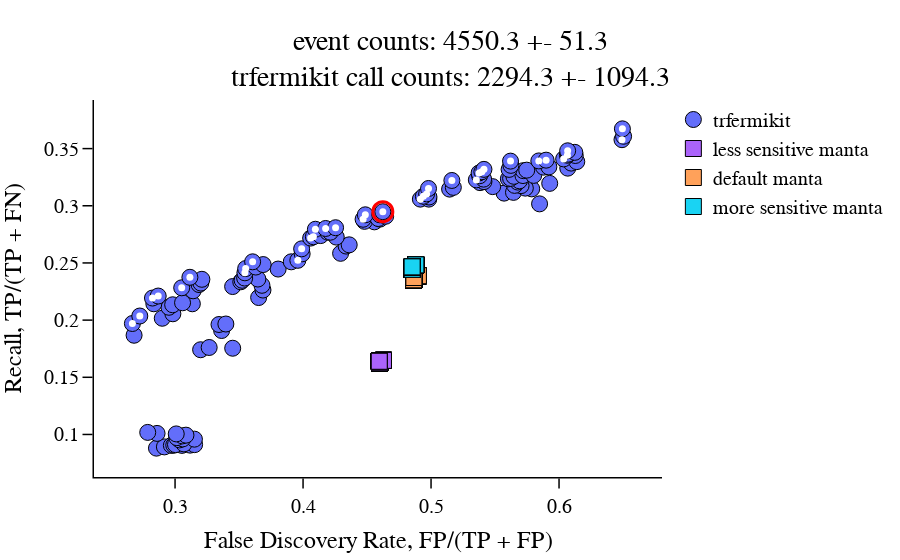

Here is the notebook cell this chart was saved with:
### Code cell
import plotly.graph_objects as go
import numpy as np 

def write(fig, sub_directory, filename, data=None): 
    directory = 'paper_figures/{}'.format(sub_directory)
    
    import os
    import pathlib
    if not os.path.exists(directory):
        pathlib.Path(directory).mkdir(parents=True, exist_ok=True)
    fig.write_image('{}/{}.pdf'.format(directory, filename))

    if data: 
        with open('{}/{}.json'.format(directory, filename), 'w') as data_file:
            json.dump(data, data_file)
    
def get_marker_core(symbol, size=16, color=None, linewidth=1, linecolor='black'): 
    return dict(
        symbol=symbol,
        line=dict(width=linewidth, color=linecolor),
        size=size,
        color=color
    )
   
def get_font(): 
    return dict(family='Arial', color='black', size=20)

def update_axes(fig, axis, text, linewidth=1.5): 
    update = { 
        'x': fig.update_xaxes,
        'y': fig.update_yaxes
    }
    
    update[axis]( 
        title=dict(text=text),
        showgrid=False,
        showline=True, 
        linewidth=linewidth, 
        linecolor='black',
        ticks='outside', 
        tickwidth=linewidth, 
        tickcolor='black', 
        ticklen=10,
    )

# https://stackoverflow.com/a/40239615/6674256 
# this is "is_pareto_efficient_simple"; "is_pareto_efficient_dumb" is buggy
def is_pareto_efficient(costs):
    """
    Find the pareto-efficient points
    :param costs: An (n_points, n_costs) numpy array
    :return: A (n_points, ) numpy boolean array, indicating whether each point is Pareto efficient
    """
    is_efficient = np.ones(costs.shape[0], dtype = bool)
    for i, cost in enumerate(costs):
        if is_efficient[i]:
            is_efficient[is_efficient] = np.any(costs[is_efficient]<cost, axis=1)  # Keep any point with a lower cost
            is_efficient[i] = True  # And keep self
    return is_efficient

def compute_pareto_front(trfermikit_FDRs, trfermikit_TPRs):
    return is_pareto_efficient(np.concatenate((
        1.0 - np.array(trfermikit_TPRs)[..., None],
        np.array(trfermikit_FDRs)[..., None]
    ), axis=1))

def compute_operating_point(trfermikit_FDRs, trfermikit_TPRs, svtype, regions): 
    _, manta_FDRs, _ = get_TPRs_FDRs_configs('manta', svtype, regions) 
    
    pareto_front_mask = compute_pareto_front(trfermikit_FDRs, trfermikit_TPRs)
    pareto_front_indices = np.argwhere(pareto_front_mask).flatten()
    
    trfermikit_FDRs = np.array(trfermikit_FDRs)
    trfermikit_TPRs = np.array(trfermikit_TPRs) 
    
    operating_point_index = pareto_front_indices[0]

    for pareto_front_index in pareto_front_indices: 
        if ( trfermikit_TPRs[pareto_front_index] > trfermikit_TPRs[operating_point_index] 
            and trfermikit_FDRs[pareto_front_index] < manta_FDRs[0] ):
            operating_point_index = pareto_front_index
            
    return operating_point_index 

def plot_TPRs_FDRs(svtype, regions): 
    trfermikit_TPRs, trfermikit_FDRs, _ = get_TPRs_FDRs_configs(trfermikit_flavor, svtype, regions) 
    trfermikit_TPRs, trfermikit_FDRs = tuple(zip(*sorted(zip(trfermikit_TPRs, trfermikit_FDRs))))

    fig = go.Figure(data=go.Scatter(
        x=trfermikit_FDRs,
        y=trfermikit_TPRs,
        mode='markers',
        name='trfermikit',
        marker=get_marker_core('circle')
    ))
    
    pareto_front = compute_pareto_front(trfermikit_FDRs, trfermikit_TPRs)
    fig.add_trace(go.Scatter(
        x=np.array(trfermikit_FDRs)[pareto_front], 
        y=np.array(trfermikit_TPRs)[pareto_front],
        mode='markers',
        marker=get_marker_core('circle', size=7, linewidth=0, color='white'),
        showlegend=False
    ))                
    if svtype == 'DEL':
        trfermikit_operating_point_index = compute_operating_point(
            trfermikit_FDRs, 
            trfermikit_TPRs, 
            svtype,
            regions
        )
        fig.add_trace(go.Scatter(
            x=[np.array(trfermikit_FDRs)[trfermikit_operating_point_index]], 
            y=[np.array(trfermikit_TPRs)[trfermikit_operating_point_index]],
            mode='markers',
            marker=get_marker_core('circle-open', size=20, linewidth=3, color='red'),
            showlegend=False
        ))    

    for manta_flavor, manta_flavor_name in zip(manta_flavors, manta_flavors_names): 
        manta_TPRs, manta_FDRs, _ = get_TPRs_FDRs_configs(manta_flavor, svtype, regions) 
        fig.add_trace(go.Scatter(
            x=manta_FDRs, 
            y=manta_TPRs,
            mode='markers',
            name='{}'.format(manta_flavor_name),
            marker=get_marker_core('square'),
        ))   
    
    update_axes(fig, 'x', 'False Discovery Rate, FP/(TP + FP)') 
    update_axes(fig, 'y', 'Recall, TP/(TP + FN)') 
    fig.update_layout(
        plot_bgcolor='white',
        font=get_font(),
        title=dict(text=get_event_call_stats('trfermikit', trfermikit_flavor, svtype, regions), x=0.5)
    )    

    write(
        fig, 
        sub_directory='TPRs_FDRs', 
        filename='{}'.format(svtype),
    )
    
    fig.show()
    
    if svtype == 'DEL': 
        return trfermikit_operating_point_index
    else:
        return None
    
plot_TPRs_FDRs(svtype='DEL', regions='all')

### Figure 1 — Plotly figure (JSON) as saved in the notebook; plotly's stock layout.template omitted (floating-point values rounded to 4 significant figures; data arrays with more than 128 entries replaced by an {"elided": "..."} marker saying what was removed)
{"data": [{"marker": {"line": {"color": "black", "width": 1}, "size": 16, "symbol": "circle"}, "mode": "markers", "name": "trfermikit", "type": "scatter", "x": {"elided": "135 float values"}, "y": {"elided": "135 float values"}}, {"marker": {"color": "white", "line": {"color": "black", "width": 0}, "size": 7, "symbol": "circle"}, "mode": "markers", "showlegend": false, "type": "scatter", "x": [0.2667, 0.2724, 0.2823, 0.2868, 0.3052, 0.3116, 0.3546, 0.3552, 0.3606, 0.3959, 0.3989, 0.4059, 0.4081, 0.4096, 0.4176, 0.4254, 0.4469, 0.4487, 0.4623, 0.4916, 0.494, 0.4965, 0.498, 0.5163, 0.5354, 0.5375, 0.5397, 0.5413, 0.5621, 0.5842, 0.5899, 0.6036, 0.6065, 0.6067, 0.6492, 0.6495], "y": [0.197, 0.2036, 0.2193, 0.2211, 0.2283, 0.2374, 0.2414, 0.2451, 0.251, 0.2523, 0.2623, 0.2717, 0.2729, 0.2795, 0.2801, 0.2808, 0.2882, 0.2921, 0.2948, 0.3058, 0.3083, 0.3104, 0.3151, 0.3221, 0.3226, 0.3287, 0.3298, 0.3318, 0.3391, 0.3392, 0.3399, 0.341, 0.3442, 0.3481, 0.3578, 0.3673]}, {"marker": {"color": "red", "line": {"color": "black", "width": 3}, "size": 20, "symbol": "circle-open"}, "mode": "markers", "showlegend": false, "type": "scatter", "x": [0.4623], "y": [0.2948]}, {"marker": {"line": {"color": "black", "width": 1}, "size": 16, "symbol": "square"}, "mode": "markers", "name": "less sensitive manta", "type": "scatter", "x": {"elided": "135 float values"}, "y": {"elided": "135 float values"}}, {"marker": {"line": {"color": "black", "width": 1}, "size": 16, "symbol": "square"}, "mode": "markers", "name": "default manta", "type": "scatter", "x": {"elided": "135 float values"}, "y": {"elided": "135 float values"}}, {"marker": {"line": {"color": "black", "width": 1}, "size": 16, "symbol": "square"}, "mode": "markers", "name": "more sensitive manta", "type": "scatter", "x": {"elided": "135 float values"}, "y": {"elided": "135 float values"}}], "layout": {"font": {"color": "black", "family": "Arial", "size": 20}, "plot_bgcolor": "white", "title": {"text": "event counts: 4550.3 +- 51.3<br>trfermikit call counts: 2294.3 +- 1094.3", "x": 0.5}, "xaxis": {"linecolor": "black", "linewidth": 1.5, "showgrid": false, "showline": true, "tickcolor": "black", "ticklen": 10, "ticks": "outside", "tickwidth": 1.5, "title": {"text": "False Discovery Rate, FP/(TP + FP)"}}, "yaxis": {"linecolor": "black", "linewidth": 1.5, "showgrid": false, "showline": true, "tickcolor": "black", "ticklen": 10, "ticks": "outside", "tickwidth": 1.5, "title": {"text": "Recall, TP/(TP + FN)"}}}}
